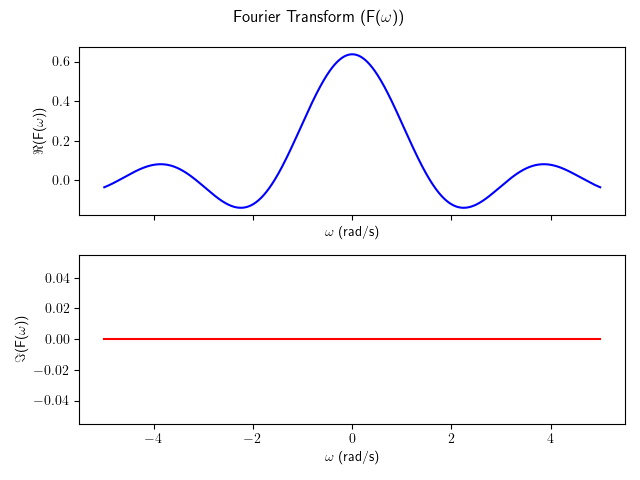

Source code (Python):
import numpy as np
import matplotlib.pyplot as plt

def FourierTransform(w):
    return 1/(np.pi*w)*np.sin(2*w)

xvals = np.linspace(-5, 5, 1000)

fig, (ax0, ax1) = plt.subplots(2,1, sharex = True)

ax0.plot(xvals, np.real(FourierTransform(xvals)), color = "b")
ax1.plot(xvals, np.imag(FourierTransform(xvals)), color = "r")

fig.suptitle("Fourier Transform (F($\omega$))")
ax0.set_xlabel("$\omega$ (rad/s)")
ax0.set_ylabel("$\Re$(F($\omega$))")
ax1.set_xlabel("$\omega$ (rad/s)")
ax1.set_ylabel("$\Im$(F($\omega$))")
#plt.show()
plt.savefig("Q2.3.png")